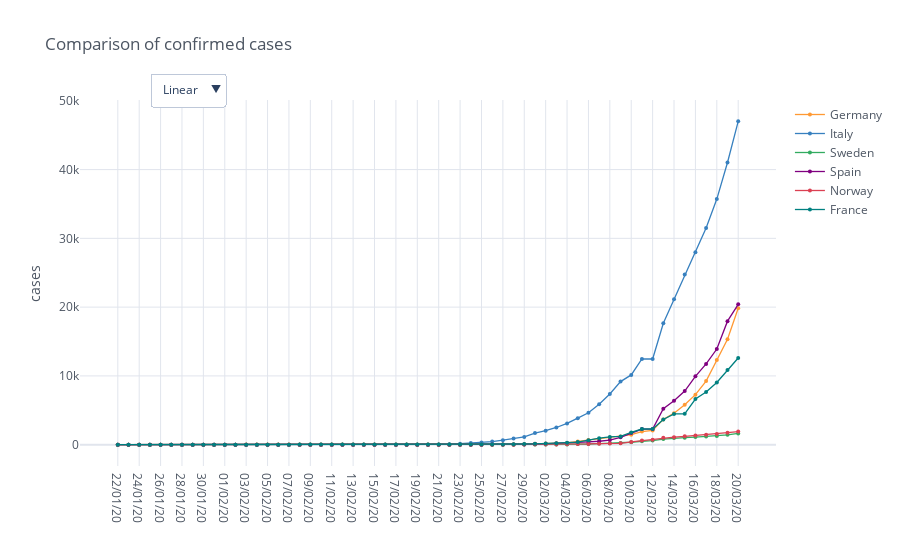

Source (notebook cell):
### Code cell
countries = ['Germany', 'France', 'Italy', 'Spain', 'Norway', 'Sweden']

confirmed_cases_countries = io.load_cases(io.get_filename_confirmed_cases(), countries)

fig = mp.iplot_comparative_plot(confirmed_cases_countries, title='Comparison of confirmed cases', size=4, yTitle='cases', mode='lines+markers', asFigure=True)
fig.show()

### Figure 1 — Plotly figure (JSON) as saved in the notebook; plotly's stock layout.template omitted (floating-point values rounded to 4 significant figures)
{"data": [{"line": {"color": "rgba(255, 153, 51, 1.0)", "dash": "solid", "shape": "linear", "width": 1.3}, "marker": {"size": 4, "symbol": "circle"}, "mode": "lines+markers", "name": "Germany", "text": "", "type": "scatter", "x": ["22/01/20", "23/01/20", "24/01/20", "25/01/20", "26/01/20", "27/01/20", "28/01/20", "29/01/20", "30/01/20", "31/01/20", "01/02/20", "02/02/20", "03/02/20", "04/02/20", "05/02/20", "06/02/20", "07/02/20", "08/02/20", "09/02/20", "10/02/20", "11/02/20", "12/02/20", "13/02/20", "14/02/20", "15/02/20", "16/02/20", "17/02/20", "18/02/20", "19/02/20", "20/02/20", "21/02/20", "22/02/20", "23/02/20", "24/02/20", "25/02/20", "26/02/20", "27/02/20", "28/02/20", "29/02/20", "01/03/20", "02/03/20", "03/03/20", "04/03/20", "05/03/20", "06/03/20", "07/03/20", "08/03/20", "09/03/20", "10/03/20", "11/03/20", "12/03/20", "13/03/20", "14/03/20", "15/03/20", "16/03/20", "17/03/20", "18/03/20", "19/03/20", "20/03/20"], "y": [0, 0, 0, 0, 0, 1, 4, 4, 4, 5, 8, 10, 12, 12, 12, 12, 13, 13, 14, 14, 16, 16, 16, 16, 16, 16, 16, 16, 16, 16, 16, 16, 16, 16, 17, 27, 46, 48, 79, 130, 159, 196, 262, 482, 670, 799, 1040, 1176, 1457, 1908, 2078, 3675, 4585, 5795, 7272, 9257, 12327, 15320, 19848]}, {"line": {"color": "rgba(55, 128, 191, 1.0)", "dash": "solid", "shape": "linear", "width": 1.3}, "marker": {"size": 4, "symbol": "circle"}, "mode": "lines+markers", "name": "Italy", "text": "", "type": "scatter", "x": ["22/01/20", "23/01/20", "24/01/20", "25/01/20", "26/01/20", "27/01/20", "28/01/20", "29/01/20", "30/01/20", "31/01/20", "01/02/20", "02/02/20", "03/02/20", "04/02/20", "05/02/20", "06/02/20", "07/02/20", "08/02/20", "09/02/20", "10/02/20", "11/02/20", "12/02/20", "13/02/20", "14/02/20", "15/02/20", "16/02/20", "17/02/20", "18/02/20", "19/02/20", "20/02/20", "21/02/20", "22/02/20", "23/02/20", "24/02/20", "25/02/20", "26/02/20", "27/02/20", "28/02/20", "29/02/20", "01/03/20", "02/03/20", "03/03/20", "04/03/20", "05/03/20", "06/03/20", "07/03/20", "08/03/20", "09/03/20", "10/03/20", "11/03/20", "12/03/20", "13/03/20", "14/03/20", "15/03/20", "16/03/20", "17/03/20", "18/03/20", "19/03/20", "20/03/20"], "y": [0, 0, 0, 0, 0, 0, 0, 0, 0, 2, 2, 2, 2, 2, 2, 2, 3, 3, 3, 3, 3, 3, 3, 3, 3, 3, 3, 3, 3, 3, 20, 62, 155, 229, 322, 453, 655, 888, 1128, 1694, 2036, 2502, 3089, 3858, 4636, 5883, 7375, 9172, 10149, 12462, 12462, 17660, 21157, 24747, 27980, 31506, 35713, 41035, 47021]}, {"line": {"color": "rgba(50, 171, 96, 1.0)", "dash": "solid", "shape": "linear", "width": 1.3}, "marker": {"size": 4, "symbol": "circle"}, "mode": "lines+markers", "name": "Sweden", "text": "", "type": "scatter", "x": ["22/01/20", "23/01/20", "24/01/20", "25/01/20", "26/01/20", "27/01/20", "28/01/20", "29/01/20", "30/01/20", "31/01/20", "01/02/20", "02/02/20", "03/02/20", "04/02/20", "05/02/20", "06/02/20", "07/02/20", "08/02/20", "09/02/20", "10/02/20", "11/02/20", "12/02/20", "13/02/20", "14/02/20", "15/02/20", "16/02/20", "17/02/20", "18/02/20", "19/02/20", "20/02/20", "21/02/20", "22/02/20", "23/02/20", "24/02/20", "25/02/20", "26/02/20", "27/02/20", "28/02/20", "29/02/20", "01/03/20", "02/03/20", "03/03/20", "04/03/20", "05/03/20", "06/03/20", "07/03/20", "08/03/20", "09/03/20", "10/03/20", "11/03/20", "12/03/20", "13/03/20", "14/03/20", "15/03/20", "16/03/20", "17/03/20", "18/03/20", "19/03/20", "20/03/20"], "y": [0, 0, 0, 0, 0, 0, 0, 0, 0, 1, 1, 1, 1, 1, 1, 1, 1, 1, 1, 1, 1, 1, 1, 1, 1, 1, 1, 1, 1, 1, 1, 1, 1, 1, 1, 2, 7, 7, 12, 14, 15, 21, 35, 94, 101, 161, 203, 248, 355, 500, 599, 814, 961, 1022, 1103, 1190, 1279, 1439, 1639]}, {"line": {"color": "rgba(128, 0, 128, 1.0)", "dash": "solid", "shape": "linear", "width": 1.3}, "marker": {"size": 4, "symbol": "circle"}, "mode": "lines+markers", "name": "Spain", "text": "", "type": "scatter", "x": ["22/01/20", "23/01/20", "24/01/20", "25/01/20", "26/01/20", "27/01/20", "28/01/20", "29/01/20", "30/01/20", "31/01/20", "01/02/20", "02/02/20", "03/02/20", "04/02/20", "05/02/20", "06/02/20", "07/02/20", "08/02/20", "09/02/20", "10/02/20", "11/02/20", "12/02/20", "13/02/20", "14/02/20", "15/02/20", "16/02/20", "17/02/20", "18/02/20", "19/02/20", "20/02/20", "21/02/20", "22/02/20", "23/02/20", "24/02/20", "25/02/20", "26/02/20", "27/02/20", "28/02/20", "29/02/20", "01/03/20", "02/03/20", "03/03/20", "04/03/20", "05/03/20", "06/03/20", "07/03/20", "08/03/20", "09/03/20", "10/03/20", "11/03/20", "12/03/20", "13/03/20", "14/03/20", "15/03/20", "16/03/20", "17/03/20", "18/03/20", "19/03/20", "20/03/20"], "y": [0, 0, 0, 0, 0, 0, 0, 0, 0, 0, 1, 1, 1, 1, 1, 1, 1, 1, 2, 2, 2, 2, 2, 2, 2, 2, 2, 2, 2, 2, 2, 2, 2, 2, 6, 13, 15, 32, 45, 84, 120, 165, 222, 259, 400, 500, 673, 1073, 1695, 2277, 2277, 5232, 6391, 7798, 9942, 11748, 13910, 17963, 20410]}, {"line": {"color": "rgba(219, 64, 82, 1.0)", "dash": "solid", "shape": "linear", "width": 1.3}, "marker": {"size": 4, "symbol": "circle"}, "mode": "lines+markers", "name": "Norway", "text": "", "type": "scatter", "x": ["22/01/20", "23/01/20", "24/01/20", "25/01/20", "26/01/20", "27/01/20", "28/01/20", "29/01/20", "30/01/20", "31/01/20", "01/02/20", "02/02/20", "03/02/20", "04/02/20", "05/02/20", "06/02/20", "07/02/20", "08/02/20", "09/02/20", "10/02/20", "11/02/20", "12/02/20", "13/02/20", "14/02/20", "15/02/20", "16/02/20", "17/02/20", "18/02/20", "19/02/20", "20/02/20", "21/02/20", "22/02/20", "23/02/20", "24/02/20", "25/02/20", "26/02/20", "27/02/20", "28/02/20", "29/02/20", "01/03/20", "02/03/20", "03/03/20", "04/03/20", "05/03/20", "06/03/20", "07/03/20", "08/03/20", "09/03/20", "10/03/20", "11/03/20", "12/03/20", "13/03/20", "14/03/20", "15/03/20", "16/03/20", "17/03/20", "18/03/20", "19/03/20", "20/03/20"], "y": [0, 0, 0, 0, 0, 0, 0, 0, 0, 0, 0, 0, 0, 0, 0, 0, 0, 0, 0, 0, 0, 0, 0, 0, 0, 0, 0, 0, 0, 0, 0, 0, 0, 0, 0, 1, 1, 6, 15, 19, 25, 32, 56, 87, 108, 147, 176, 205, 400, 598, 702, 996, 1090, 1221, 1333, 1463, 1550, 1746, 1914]}, {"line": {"color": "rgba(0, 128, 128, 1.0)", "dash": "solid", "shape": "linear", "width": 1.3}, "marker": {"size": 4, "symbol": "circle"}, "mode": "lines+markers", "name": "France", "text": "", "type": "scatter", "x": ["22/01/20", "23/01/20", "24/01/20", "25/01/20", "26/01/20", "27/01/20", "28/01/20", "29/01/20", "30/01/20", "31/01/20", "01/02/20", "02/02/20", "03/02/20", "04/02/20", "05/02/20", "06/02/20", "07/02/20", "08/02/20", "09/02/20", "10/02/20", "11/02/20", "12/02/20", "13/02/20", "14/02/20", "15/02/20", "16/02/20", "17/02/20", "18/02/20", "19/02/20", "20/02/20", "21/02/20", "22/02/20", "23/02/20", "24/02/20", "25/02/20", "26/02/20", "27/02/20", "28/02/20", "29/02/20", "01/03/20", "02/03/20", "03/03/20", "04/03/20", "05/03/20", "06/03/20", "07/03/20", "08/03/20", "09/03/20", "10/03/20", "11/03/20", "12/03/20", "13/03/20", "14/03/20", "15/03/20", "16/03/20", "17/03/20", "18/03/20", "19/03/20", "20/03/20"], "y": [0, 0, 2, 3, 3, 3, 4, 5, 5, 5, 6, 6, 6, 6, 6, 6, 6, 11, 11, 11, 11, 11, 11, 11, 12, 12, 12, 12, 12, 12, 12, 12, 12, 12, 14, 18, 38, 57, 100, 130, 191, 204, 285, 377, 653, 949, 1126, 1209, 1784, 2281, 2281, 3661, 4469, 4499, 6633, 7652, 9043, 10871, 12612]}], "layout": {"legend": {"bgcolor": "#FFFFFF", "font": {"color": "#4D5663"}}, "paper_bgcolor": "#FFFFFF", "plot_bgcolor": "#FFFFFF", "title": {"font": {"color": "#4D5663"}, "text": "Comparison of confirmed cases"}, "updatemenus": [{"buttons": [{"args": [{"yaxis.type": "linear"}], "label": "Linear", "method": "relayout"}, {"args": [{"yaxis.type": "log"}], "label": "Log", "method": "relayout"}], "direction": "down", "pad": {"r": 10, "t": 10}, "showactive": true, "x": 0.1, "xanchor": "left", "y": 1.1, "yanchor": "top"}], "xaxis": {"gridcolor": "#E1E5ED", "showgrid": true, "tickfont": {"color": "#4D5663"}, "title": {"font": {"color": "#4D5663"}, "text": ""}, "zerolinecolor": "#E1E5ED"}, "yaxis": {"gridcolor": "#E1E5ED", "showgrid": true, "tickfont": {"color": "#4D5663"}, "title": {"font": {"color": "#4D5663"}, "text": "cases"}, "zerolinecolor": "#E1E5ED"}}}
